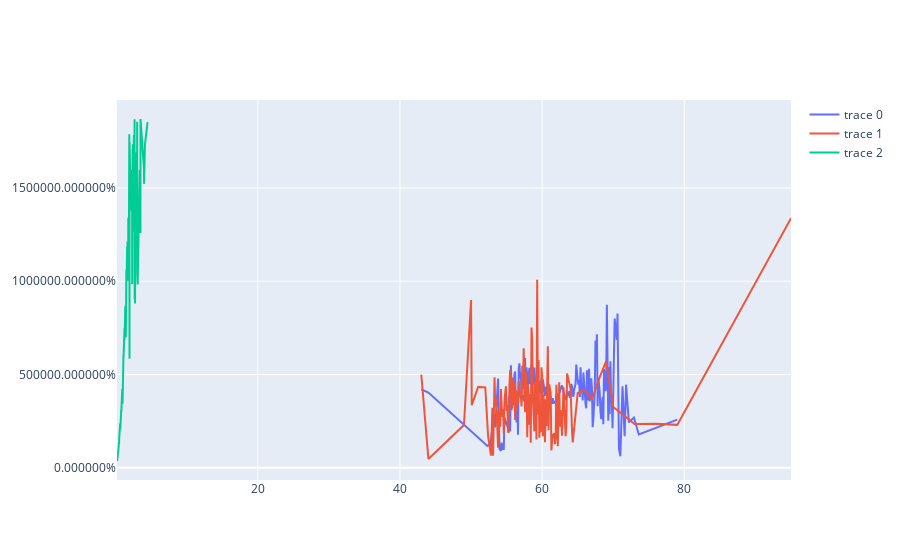

Here is the notebook cell this chart was saved with:
### Code cell
figure = go.Figure()
figure.add_trace(go.Scatter(x=f['depth'],
                            y=f['price']))

figure.add_trace(go.Scatter(x=h['table'],
                            y=h['price']))

figure.add_trace(go.Scatter(x=y['carat'],
                            y=y['price']))
figure.update_layout(yaxis_tickformat = '%')
